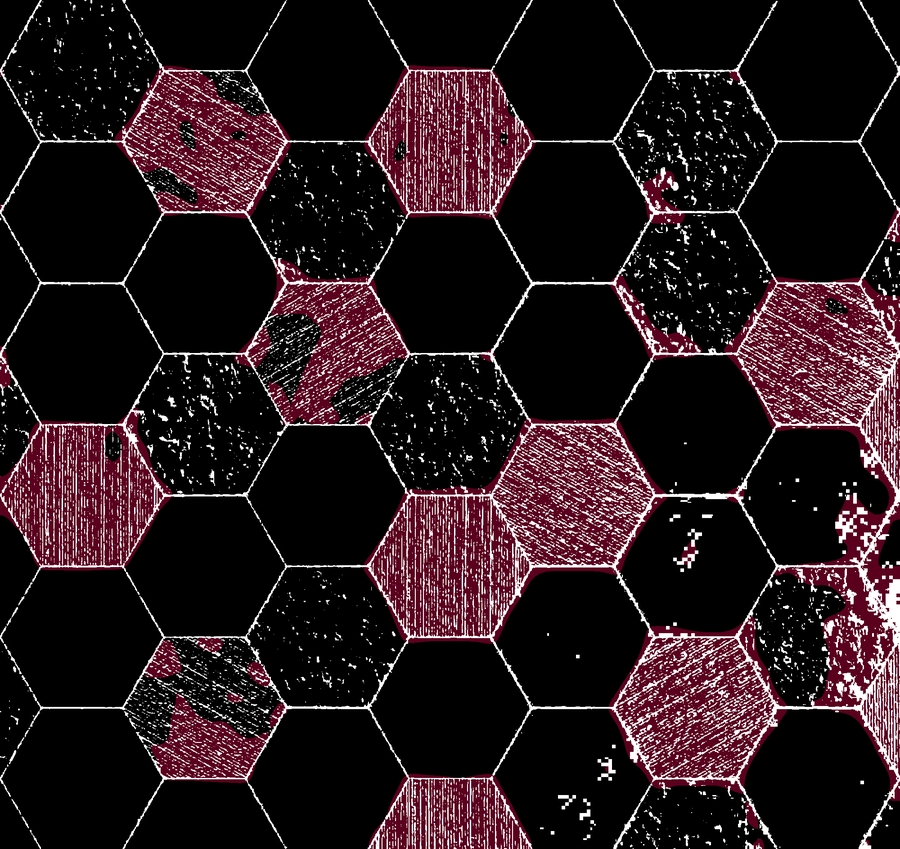
#> input picture output/hex_10in_dimensional/source/_REVIEW_reference_mask.png, 900 x 849 px, given in place of user_supplied_01_flat_layout_variation.webp, which was not available
$ python measure_reference.py
#> lines starting #> are read from the running program, lines starting #| are printed output that depends on the picture; after the words box and inside, x2 and y2 are one past the last pixel; in counts of white or black regions, pixels touching at a corner belong together
### output/hex_10in_dimensional/source/extract_source.py
"""Extract the product's own surface character from the two supplied references.

Outputs (all inside output/hex_10in_dimensional/):
  source/mottle_tile.png          seamless high-pass mottle field taken from the flat
                                  layout reference (reference 01), 16-bit grey, zero-mean
                                  encoded around 32768
  source/_REVIEW_source_crop.jpg  the exact patches used, side by side
  source/source_stats.json        measured numbers other scripts consume

Reference 01 (flat, orthographic layout art) supplies geometry and surface mottling.
Reference 02 (installed photo, raking light) supplies tone only; its geometry is
perspective-distorted and its lighting is baked, so nothing spatial is taken from it.
"""

import json
import os

import numpy as np
from PIL import Image

RUN_DIR = os.path.dirname(os.path.dirname(os.path.abspath(__file__)))


# [7 lines left out: function out_path, not called in this run]


REF1 = os.path.join(RUN_DIR, "references", "user_supplied_01_flat_layout_variation.webp")
REF2 = os.path.join(RUN_DIR, "references", "user_supplied_02_installed_photo_tone_depth.webp")

PATCH = 200          # px, square patch taken from the flat reference
                     # (4.58 in of real tile; the largest square that fits inside a
                     #  hexagon of the reference clear of every joint)
HP_SIGMA = 28.0      # px, high-pass cutoff: removes joint lines and tile-to-tile tone


def gaussian_blur(a, sigma):
    """Separable FFT gaussian, float64, wrap-free (reflect-padded)."""
    pad = int(sigma * 4) + 1
    b = np.pad(a, pad, mode="reflect")
    n = b.shape[0]
    m = b.shape[1]
    ky = np.fft.fftfreq(n)
    kx = np.fft.fftfreq(m)
    g = np.exp(-2.0 * (np.pi * sigma) ** 2 * (ky[:, None] ** 2 + kx[None, :] ** 2))
    out = np.real(np.fft.ifft2(np.fft.fft2(b) * g))
    return out[pad:pad + a.shape[0], pad:pad + a.shape[1]]


# [194 lines left out: functions score_patch, line_response, find_plain_patches, make_tileable, main, not called in this run]


# [2 lines that do not run on import are left out]

### output/hex_10in_dimensional/source/measure_reference.py
"""Measure what the flat layout reference can actually tell us about the product.

The layout art draws the joints and the sculpted surface textures in a slightly cooler
grey than the cream glaze, so (R - B) < WARM_T isolates both from the plain tile field.
That mask is the basis for every number below.

Measured here:
  * hexagon orientation and pitch in the reference (read off the joint grid)
  * comb line pitch, by FFT across named comb faces, converted to mm
  * how much of the field carries a texture rather than being plain
  * plain, joint-free square patches the colour pipeline samples for mottling

Not measured here, and recorded as inspection-derived in README.md: the stipple / comb
split and the comb directions. Automated blob classification was tried and abandoned -
adjacent textured hexagons merge across their shared joint and the counts came out
unstable, so the mix was read off _REVIEW_reference_mask.png by eye instead.

Nothing spatial is taken from the installed photo: it is in perspective.
"""

import json
import os
import sys

sys.path.insert(0, os.path.dirname(os.path.abspath(__file__)))

import numpy as np
from PIL import Image

from extract_source import gaussian_blur

RUN_DIR = os.path.dirname(os.path.dirname(os.path.abspath(__file__)))


def out_path(*parts):
    p = os.path.abspath(os.path.join(RUN_DIR, *parts))
    if os.path.commonpath([p, RUN_DIR]) != RUN_DIR:
        raise RuntimeError("refusing to write outside the run dir: %s" % p)
    os.makedirs(os.path.dirname(p), exist_ok=True)
    return p


REF1 = os.path.join(RUN_DIR, "references", "user_supplied_01_flat_layout_variation.webp")
WARM_T = 31.0
# Flat-top hexagons. Column pitch read off the joint grid in the R-B mask; the row
# pitch of a regular hexagon follows from it.
COL_PITCH_PX = 378.0
ROW_PITCH_PX = COL_PITCH_PX * 2.0 / 3.0 * np.sqrt(3.0)   # = across-flats, 436.4 px
NOMINAL_FLATS_IN = 10.0

# Crops sitting inside combed faces, picked by eye off the mask review image.
COMB_CROPS = [(940, 1120, 200, 400), (920, 1100, 1130, 1300), (45, 225, 975, 1130)]


def comb_pitch(g, x0, x1, y0, y1):
    """Dominant line pitch across a combed face, in px."""
    p = g[y0:y1, x0:x1].astype(np.float64)
    best = None
    for axis in (0, 1):
        prof = p.mean(axis=axis)
        prof = (prof - prof.mean()) * np.hanning(len(prof))
        spec = np.abs(np.fft.rfft(prof))
        k = int(np.argmax(spec[6:]) + 6)
        strength = float(spec[k] / (spec[6:].mean() + 1e-9))
        if best is None or strength > best[0]:
            best = (strength, len(prof) / k)
    return best


def main():
    rgb = np.asarray(Image.open(REF1).convert("RGB"), dtype=np.float64)
    H, W = rgb.shape[:2]
#> H = 849; W = 900
    grey = rgb.mean(axis=2)
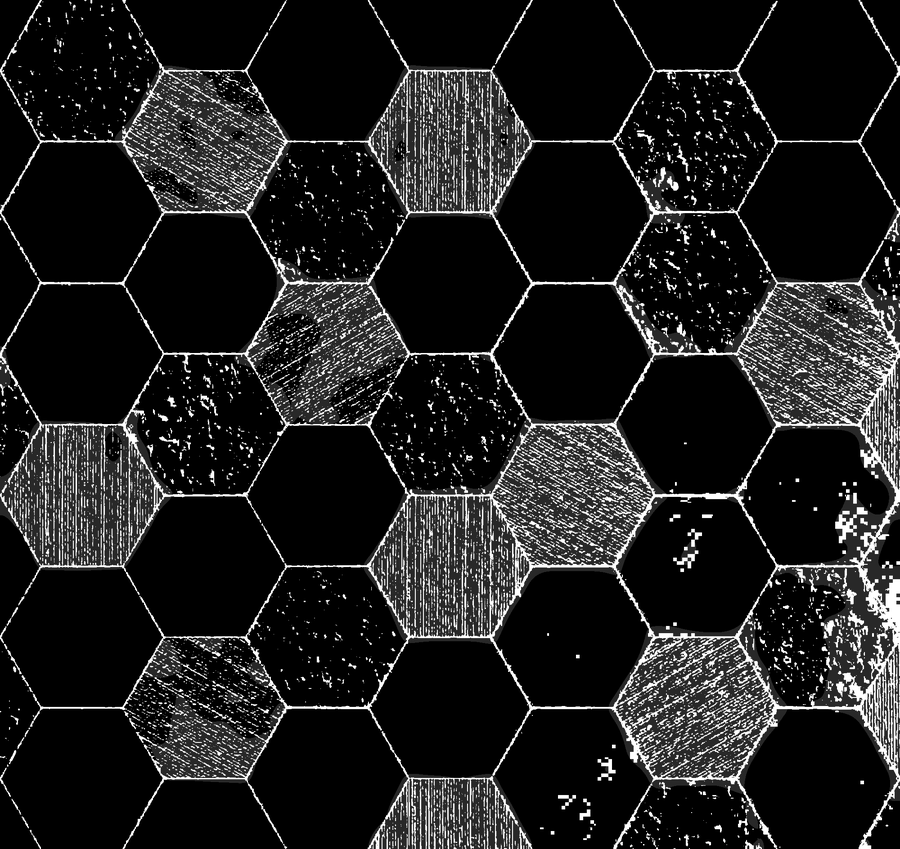
#> grey: shape (849, 900) float64; min 0, max 255, mean 31.3
    mask = (rgb[:, :, 0] - rgb[:, :, 2]) < WARM_T
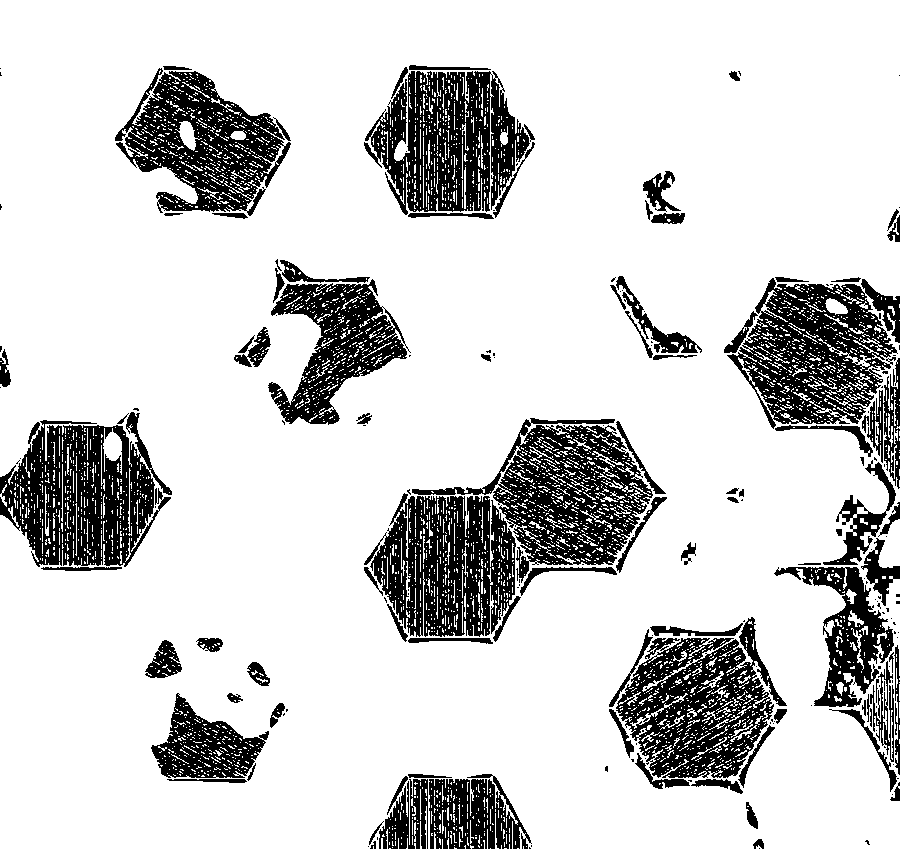
#> mask: shape (849, 900) bool; 81.4% white; 205 black regions (113 under 20 px), largest, box (x1, y1, x2, y2) and area: (0, 412, 172, 567) 14864, (412, 418, 653, 583) 13975, (727, 278, 900, 429) 13894
    dens = gaussian_blur(mask.astype(np.float64), 6.0)
#> in gaussian_blur, `b = np.pad(a, pad, mode="reflect")`:
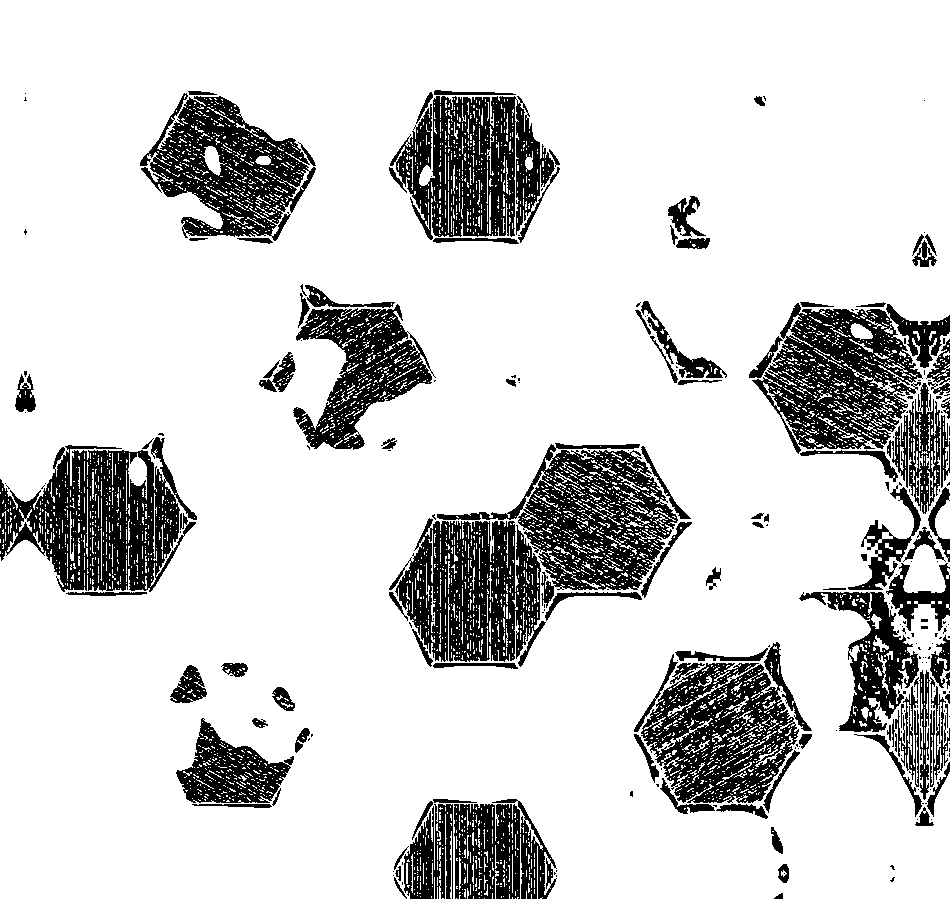
#> b: shape (899, 950) float64; values 0 (black) and 1 (white), 82.1% white; 268 black regions (158 under 20 px), largest, box (x1, y1, x2, y2) and area: (0, 437, 197, 592) 15974, (752, 303, 950, 454) 14537, (437, 443, 678, 608) 13975
#> in gaussian_blur, `out = np.real(np.fft.ifft2(np.fft.fft2(b) * g))`:
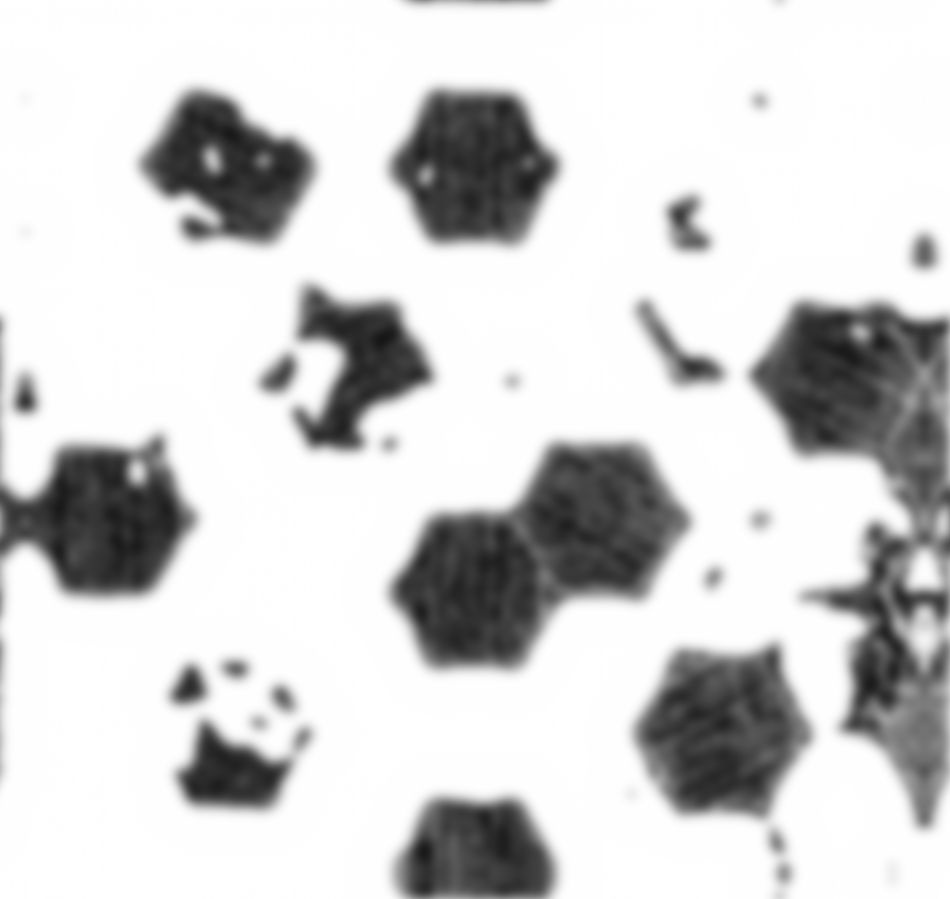
#> out: shape (899, 950) float64; min 0.0881, max 1, mean 0.821
    textured = gaussian_blur((dens > 0.15).astype(np.float64), 22.0) > 0.45
#> call 2 of gaussian_blur, with sigma = 22
#> in gaussian_blur (call 2), `b = np.pad(a, pad, mode="reflect")`: b: shape (1027, 1078) float64; values 0 (black) and 1 (white), 99.3% white; 56 black regions (12 under 20 px), largest, box (x1, y1, x2, y2) and area: (170, 571, 209, 635) 1119, (42, 543, 64, 587) 530, (115, 543, 137, 587) 530
#> in gaussian_blur (call 2), `b = np.pad(a, pad, mode="reflect")`: a: shape (849, 900) float64; values 0 (black) and 1 (white), 99.2% white; 39 black regions (8 under 20 px), largest, box (x1, y1, x2, y2) and area: (81, 482, 120, 546) 1119, (26, 454, 48, 498) 530, (793, 316, 837, 341) 490
#> in gaussian_blur (call 2), `return out[pad:pad + a.shape[0], pad:pad + a.shape[1]]`:
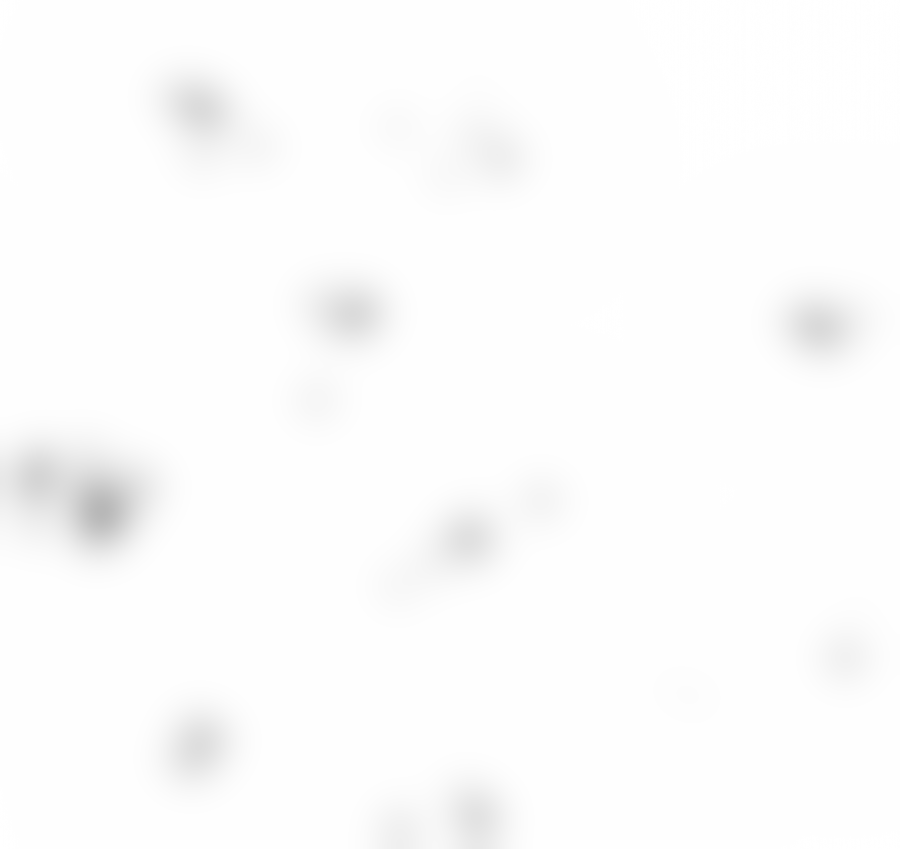
#> returned value: shape (849, 900) float64; min 0.722, max 1, mean 0.992
#> textured: shape (849, 900) bool; every value is 1

    print("reference %dx%d px" % (W, H))
#| reference 900x849 px
    print("R-B mask (joints + drawn texture): %.1f%% of image" % (100 * mask.mean()))
#| R-B mask (joints + drawn texture): 81.4% of image
    print("textured-face regions, hole-filled: %.1f%% of image area" % (100 * textured.mean()))
#| textured-face regions, hole-filled: 100.0% of image area
    print("hexagons in frame: %.1f (col pitch %.1f px, across-flats %.1f px)"
          % (W * H / (COL_PITCH_PX * ROW_PITCH_PX), COL_PITCH_PX, ROW_PITCH_PX))
#| hexagons in frame: 4.6 (col pitch 378.0 px, across-flats 436.5 px)

    mm_per_px = NOMINAL_FLATS_IN * 25.4 / ROW_PITCH_PX
    pitches = []
    for x0, x1, y0, y1 in COMB_CROPS:
        s, px = comb_pitch(grey, x0, x1, y0, y1)
        pitches.append(px)
        print("comb crop x%d-%d y%d-%d: pitch %.2f px = %.2f mm  (peak/mean %.1f)"
              % (x0, x1, y0, y1, px, px * mm_per_px, s))
#> after the loop, pitches = []
    pitch_mm = float(np.median(pitches)) * mm_per_px
    print("comb line pitch, median: %.2f mm (%.4f in) at a %.0f in across-flats hexagon"
          % (pitch_mm, pitch_mm / 25.4, NOMINAL_FLATS_IN))

    size = 260
    ii = np.pad(mask.astype(np.float64).cumsum(0).cumsum(1), ((1, 0), (1, 0)))
    plain = []
    for y in range(0, H - size, 40):
        for x in range(0, W - size, 40):
            s = ii[y + size, x + size] - ii[y, x + size] - ii[y + size, x] + ii[y, x]
            if s / float(size * size) < 0.03:
                if all(abs(x - a) >= size or abs(y - b) >= size for a, b in plain):
                    plain.append((x, y))
    print("plain joint-free %d px patches found: %d" % (size, len(plain)))

    vis = np.zeros((H, W, 3), dtype=np.uint8)
    vis[..., 0] = np.where(textured, 90, 0)
    vis[..., 2] = np.where(textured, 30, 0)
    vis[mask] = (255, 255, 255)
    im = Image.fromarray(vis)
    im.resize((900, int(900 * H / W)), Image.LANCZOS).save(
        out_path("source", "_REVIEW_reference_mask.png"))

    json.dump({
        "reference": os.path.basename(REF1),
        "reference_px": [W, H],
        "hexagon_orientation": "flat-top",
        "col_pitch_px": COL_PITCH_PX,
        "across_flats_px": ROW_PITCH_PX,
        "across_corners_px": COL_PITCH_PX * 4.0 / 3.0,
        "mm_per_px_at_10in_flats": mm_per_px,
        "comb_pitch_px": pitches,
        "comb_pitch_mm": pitch_mm,
        "comb_pitch_in": pitch_mm / 25.4,
        "mask_area_fraction": float(mask.mean()),
        "textured_region_area_fraction": float(textured.mean()),
        "plain_patches_xy": plain,
        "plain_patch_px": size,
    }, open(out_path("source", "reference_stats.json"), "w"), indent=2)
    print("wrote source/reference_stats.json, source/_REVIEW_reference_mask.png")


if __name__ == "__main__":
#> (the run stopped early here; a loop or call above may not have finished)
